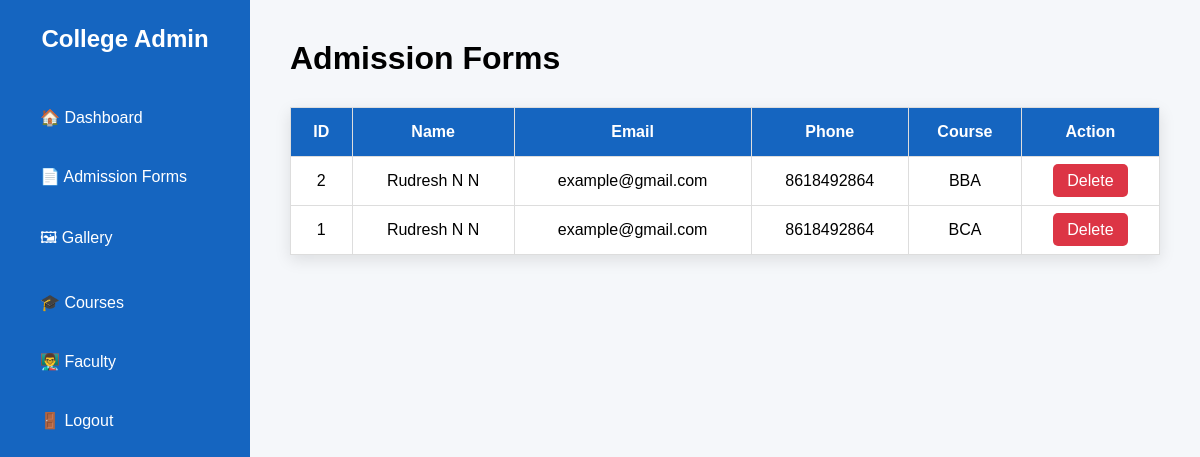
The page /admin/forms (signed in) on the database its author committed.
### models.py (models this page shows)
class Admission(db.Model):
    __tablename__ = "admissions"
    id = db.Column(db.Integer, primary_key=True)
    name = db.Column(db.String(100), nullable=False)
    email = db.Column(db.String(120), nullable=False)
    phone = db.Column(db.String(20), nullable=False)
    course = db.Column(db.String(100), nullable=False)
    address = db.Column(db.Text, nullable=False)
    message = db.Column(db.Text)
    created_at = db.Column(db.DateTime, default=datetime.utcnow)

### app.py (the view)
@app.route("/admin/forms")
def admin_forms():
    if "admin" not in session:
        return redirect("/admin/login")
    forms = Admission.query.order_by(Admission.id.desc()).all()
    return render_template(
        "admin_forms.html",
        forms=forms
    )

### templates/admin_forms.html (shortened to what this page needs)
{% extends "admin_base.html" %}
{% block content %}
<div class="dashboard">
    <aside class="sidebar">
        <h2>College Admin</h2>
        <a href="/admin/dashboard">🏠 Dashboard</a>
        <a href="/admin/forms">📄 Admission Forms</a>
        <a href="/admin/gallery">🖼 Gallery</a>
        <a href="/admin/courses">🎓 Courses</a>
        <a href="/admin/faculty">👨‍🏫 Faculty</a>
        <a href="/admin/logout">🚪 Logout</a>
    </aside>
    <main class="content">
        <h1>Admission Forms</h1>
        <table class="table">
            <tr>
                <th>ID</th>
                <th>Name</th>
                <th>Email</th>
                <th>Phone</th>
                <th>Course</th>
                <th>Action</th>
            </tr>
            {% for form in forms %}
            <tr>
                <td>{{ form.id }}</td>
                <td>{{ form.name }}</td>
                <td>{{ form.email }}</td>
                <td>{{ form.phone }}</td>
                <td>{{ form.course }}</td>
                <td>
                    <a
                    class="delete-btn"
                    href="/admin/forms/delete/{{ form.id }}">
                        Delete
                    </a>
                </td>
            </tr>
            {% endfor %}
        </table>
    </main>
</div>
{% endblock %}

### static/css/admin.css (style rules this page uses)
* { margin:0; padding:0; box-sizing:border-box; font-family:Arial, Helvetica, sans-serif; }
body { background:#f1f5f9; }
.dashboard { display:flex; min-height:100vh; }
.sidebar { width:250px; background:#1565c0; color:white; padding:25px; }
.sidebar h2 { margin-bottom:40px; text-align:center; }
.sidebar a { display:block; color:white; text-decoration:none; padding:15px; margin-bottom:10px; border-radius:6px; }
.content { flex:1; padding:40px; background:#f5f7fa; }
.table { width:100%; border-collapse:collapse; background:white; margin-top:30px; box-shadow:0 5px 15px rgba(0,0,0,.1); }
.table th, .table td { padding:15px; border:1px solid #ddd; text-align:center; }
.table th { background:#1565c0; color:white; }
.delete-btn { background:#dc3545; color:white; padding:8px 14px; text-decoration:none; border-radius:5px; }

### rows shown on the page
Admission: id "2", name "Rudresh N N", email "example@gmail.com", phone "8618492864", course "BBA"
Admission: id "1", name "Rudresh N N", email "example@gmail.com", phone "8618492864", course "BCA"
